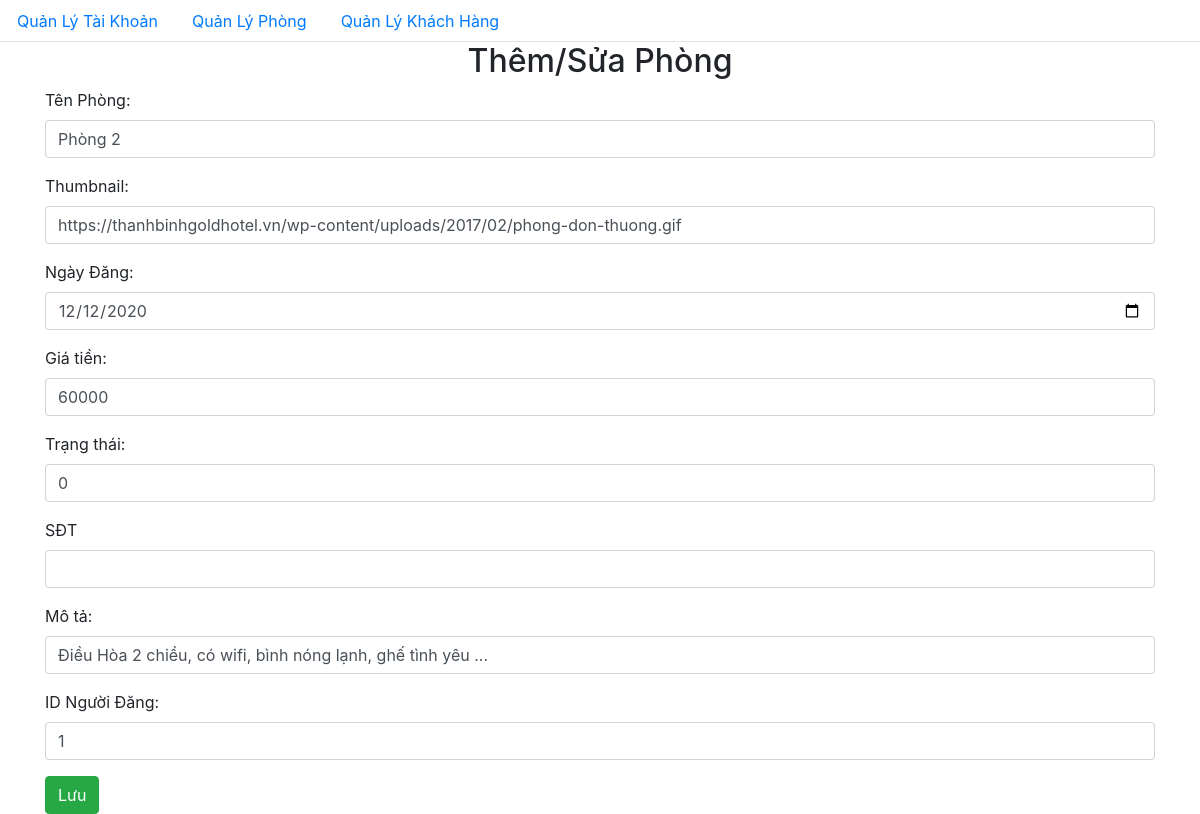
Page /admin/Post/addp.php?id=2 (signed in) on the committed database.
### tables this page shows
CREATE TABLE IF NOT EXISTS `post` (
  `id` int NOT NULL AUTO_INCREMENT,
  `tenbai` varchar(255) NOT NULL,
  `thumbnail` varchar(255) NOT NULL,
  `ngaydang` date NOT NULL,
  `giatien` int NOT NULL,
  `trangthai` int NOT NULL,
  `SDT` int NOT NULL,
  `mota` mediumtext NOT NULL,
  `id_user` int NOT NULL,
  PRIMARY KEY (`id`),
  KEY `fk` (`id_user`)
);

### db/dbhelper.php (called while the page is built, shortened)
<?php
function executeSingleResult($sql) {
	$con = mysqli_connect(HOST, USERNAME, PASSWORD, DATABASE);
	$result = mysqli_query($con, $sql);
	$row    = mysqli_fetch_array($result, 1);
	return $row;
}

### admin/Post/addp.php (the view, shortened to what this page needs)
<?php
require_once ('../../db/dbhelper.php');
$id = $tenbai  = $thumbnail =  $ngaydang =$giatien=$trangthai=$sdt=$mota=$id_user= '';
if (isset($_GET['id'])) {
	$id       = $_GET['id'];
	$sql      = 'select * from post where id = '.$id;
	$post = executeSingleResult($sql);
	if ($post != null) {
		$tenbai = $post['tenbai'];
		$thumbnail = $post['thumbnail'];
		$ngaydang = $post['ngaydang'];
		$giatien = $post['giatien'];
		$trangthai = $post['trangthai'];
		$sdt = $post['sdt'];
		$mota = $post['mota'];
		$id_user = $post['id_user'];
	}
}
?>
<!DOCTYPE html>
<html>
<head>
	<link rel="stylesheet" href="https://maxcdn.bootstrapcdn.com/bootstrap/4.4.1/css/bootstrap.min.css">
</head>
<body>
	<ul class="nav nav-tabs">
	  <li class="nav-item">
	    <a class="nav-link" href="index.php">Quản Lý Tài Khoản</a>
	  </li>
	  <li class="nav-item">
	    <a class="nav-link" href="../Post/">Quản Lý Phòng</a>
	  </li>
	  <li class="nav-item">
	    <a class="nav-link" href="../khachhang/">Quản Lý Khách Hàng</a>
	  </li>
	</ul>
	<div class="container">
		<div class="panel panel-primary">
			<div class="panel-heading">
				<h2 class="text-center">Thêm/Sửa Phòng</h2>
			</div>
			<div class="panel-body">
				<form method="post">
					<div class="form-group">
					  <label for="tenbai">Tên Phòng:</label>
					  <input required="true" type="text" class="form-control" id="tenbai" name="tenbai"
					  value="<?=$tenbai?>" >
					</div>
					<div class="form-group">
					  <label for="thumbnail">Thumbnail:</label>
					  <input required="true" type="text" class="form-control" id="thumbnail" name="thumbnail" value="<?=$thumbnail?>" >
					</div>
					<div class="form-group">
					  <label for="ngaydang">Ngày Đăng:</label>
					  <input required="true" type="date" class="form-control" id="ngaydang" name="ngaydang" value="<?=$ngaydang?>" >
					</div>
					<div class="form-group">
					  <label for="giatien">Giá tiền:</label>
					  <input required="true" type="text" class="form-control" id="giatien" name="giatien" value="<?=$giatien?>" >
					</div>
					<div class="form-group">
					  <label for="trangthai">Trạng thái:</label>
					  <input required="true" type="int" class="form-control" id="trangthai" name="trangthai" value="<?=$trangthai?>" >
					</div>
					<div class="form-group">
					  <label for="sdt">SĐT</label>
					  <input required="true" type="text" class="form-control" id="sdt" name="sdt" value="<?=$sdt?>" >
					</div>
					<div class="form-group">
					  <label for="mota">Mô tả:</label>
					  <input required="true" type="int" class="form-control" id="mota" name="mota" value="<?=$mota?>" >
					</div>
					<div class="form-group">
					  <label for="id_user">ID Người Đăng:</label>
					  <input required="true" type="int" class="form-control" id="id_user" name="id_user" value="<?=$id_user?>" >
					</div>
					<button class="btn btn-success">Lưu</button>
				</form>
			</div>
		</div>
	</div>
</body>
</html>

### rows in the picture
post: tenbai "Phòng 2", thumbnail "https://thanhbinhgoldhotel.vn/wp-content/uploads/2017/02/phong-don-thuong.gif", ngaydang "12/12/2020", giatien "60000", trangthai "0", mota "Điều Hòa 2 chiều, có wifi, bình nóng lạnh, ghế tình yêu ...", id_user "1"
